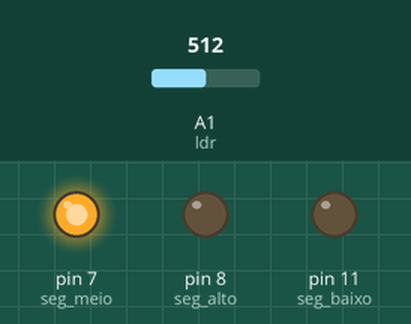
Simulated run of this sketch. Board: Arduino Uno, built with avr-gcc and run on an emulated ATmega328P. Shown: output pins drawn as LEDs (lit = HIGH). Inputs (shaded band) come from the test bench; at power-on: A1 (ldr) = 512.

Above: at 3.1 s.
At 6.1 s:
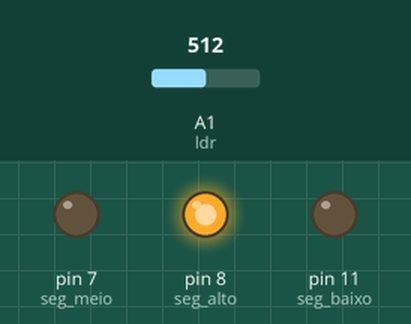
At 9.1 s:
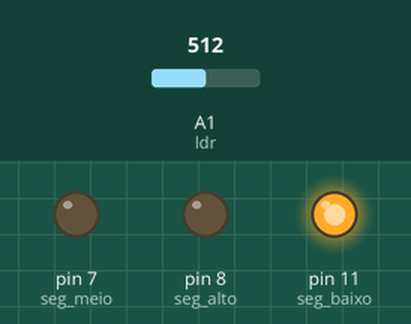
Timing chart, 0 to 10.6 s (numbered marks = the images above):
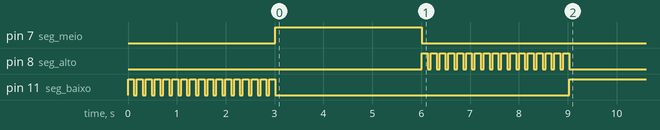

The sketch:

DimmerLDR.ino
```cpp
/* Dimmer.ino

Usar o LDR para aumentar ou diminuir o brilho de um LED ligado a um pino
que suporta PWM (pino 11 neste exemplo).

Este sketch demonstra uma técnica de calibração do sensor usando a mediana
dos valores lidos em dois momentos logo após o reset.

Para o usuário final, o circuito funciona assim:

- Após o reset, o segmento inferior do display pisca por 3 segundos. Neste
  momento o usuário deve reduzir a incidência de luz no LDR para calibrar
  o nível inferior de luminosidade.

- Em seguida o segmento central acende por 3 segundos para indicar que a
  calibragem do nível inferior encerrou e o usuário deve se preparar para
  a calibragem do nível superior.

- O segmento superior do display pisca por 3 segundos para que o usuário
  aumente a incidência de luz no LDR e assim calibre o nível superior de
  luminosidade.

- Após as duas calibragens, o circuito passa a ajustar continuamente o
  brilho do segmento inferior do display confore a luz incidente no LDR.

Para uma descrição mais detalhada, veja comentário ao final do código.

*/

#include <stdlib.h>

int seg_alto = 8;
int seg_meio = 7;
int seg_baixo = 11;
int ldr = A1;
int ldr_min = 0;
int ldr_max = 0;

int const QT_AMOSTRA = 100;
int const TEMPO_AMOSTRAGEM = 3000;

int cmp(const void *x, const void *y) {
  return (*(int *)x - *(int *)y);
}

int mediana(int amostra[], int qt_amostra) {
  qsort(amostra, qt_amostra, sizeof(int), cmp);
  return amostra[qt_amostra/2];
}

int amostragem(int pino_leitura, int pino_sinal) {
  int amostra [QT_AMOSTRA];
  for (int i=0; i<QT_AMOSTRA; i++){
    if (i % 6 == 0) digitalWrite(pino_sinal, HIGH);
    amostra[i] = analogRead(pino_leitura);
    delay(TEMPO_AMOSTRAGEM/QT_AMOSTRA);
    if (i % 6 == 3) digitalWrite(pino_sinal, LOW);
  }
  digitalWrite(pino_sinal, LOW);
  return mediana(amostra, QT_AMOSTRA);
}

void setup() {
  pinMode(seg_alto, OUTPUT);
  pinMode(seg_meio, OUTPUT);
  pinMode(seg_baixo, OUTPUT);
  ldr_min = amostragem(ldr, seg_baixo);
  digitalWrite(seg_meio, HIGH);
  delay(TEMPO_AMOSTRAGEM);
  digitalWrite(seg_meio, LOW);
  ldr_max = amostragem(ldr, seg_alto);
}

void loop() {
  int valor = constrain(analogRead(ldr), ldr_min, ldr_max);
  valor = map(valor, ldr_min, ldr_max, 0, 255);
  analogWrite(seg_baixo, valor);
}


/* Como funciona

- Para calibrar o limite inferior do LDR, a função `setup` chama `amostragem`
  informando um `pino_leitura` e um `pino_sinal`. O `pino_leitura` é `A1`
  (onde está o LDR no Garoa Dojo Shield). Na primeira chamada o `pino_sinal`
  é 11 (segmento inferior do display no Garoa Dojo Shield).

- A função `amostragem` pisca por 3 segundos o `pino_sinal` (segmento
  inferior) para informar o usuário de que está sendo feita a leitura do
  limite inferior. Neste momento o usuário deve reduzir a incidência de luz
  no LDR. Enquanto pisca `pino_sinal`, são colhidas 100 amostras
  de valores no LDR. Uma vez colhidas as amostras, a `pino_sinal` é desligado
  e é calculada a mediana (valor central do array de amostras, ordenado pela
  função `qsort` da biblioteca padrão do AVR - pesquise AVR stdlib.h).

- A função `setup` armazena o resultado da `amostragem` em `ldr_min`, e
  acende o segmento central do display para indicar ao usuário que a
  calabração do valor inferior terminou e vai começar a calibração do valor
  superior. Após 3 segundos, a função `amostragem` é chamada novamente, desta
  vez com o `pino_sinal` ligado ao segmento superior do display.

- O `pino_sinal` (segmento superior) pisca por 3 segundos, é feita a coleta
  de 100 amostras e devolvida a mediana.

- `setup` armazena o novo resultado em `ldr_max`.

- Durante o `loop`, os valores lidos do LDR são limitados por `constrain` à
  faixa de `ldr_min` até `ldr_max`, e convertidos por `map` a um valor
  proporcional entre 0 e 255 (mínimo e máximo do PWM). O valor convertido
  é usado para controlar o led do segmento inferior.

*/
```

Measured:
- by itself, pin 11 (seg_baixo): goes 16 × (LOW 0.06 s, HIGH 0.12 s), LOW 6.0 s, then HIGH
